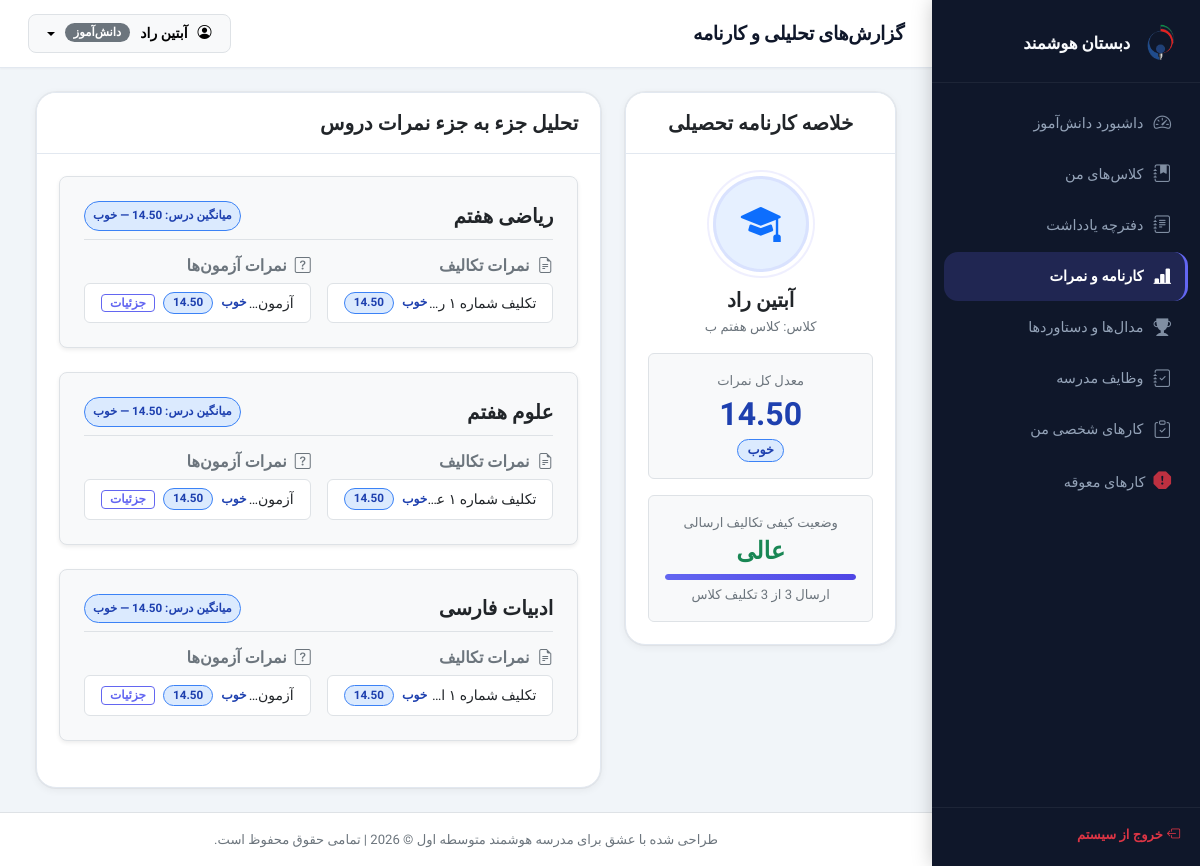
The app's page /student/analytics.php (signed in) with its own data.
### tables this page shows
CREATE TABLE `class_student` (
  `class_id` int(11) NOT NULL,
  `student_id` int(11) NOT NULL
);

CREATE TABLE `classes` (
  `id` int(11) NOT NULL,
  `class_name` varchar(100) NOT NULL,
  `grade_level` int(11) NOT NULL
);

CREATE TABLE `student_quizzes` (
  `id` int(11) NOT NULL,
  `student_id` int(11) NOT NULL,
  `quiz_id` int(11) NOT NULL,
  `start_time` timestamp NOT NULL DEFAULT current_timestamp(),
  `submit_time` datetime DEFAULT NULL,
  `score` decimal(4,2) DEFAULT NULL,
  `feedback` text DEFAULT NULL,
  `status` enum('started','completed','failed_deadline') DEFAULT 'started'
);

CREATE TABLE `class_teacher_course` (
  `id` int(11) NOT NULL,
  `class_id` int(11) NOT NULL,
  `teacher_id` int(11) NOT NULL,
  `course_id` int(11) NOT NULL
);

CREATE TABLE `courses` (
  `id` int(11) NOT NULL,
  `course_name` varchar(100) NOT NULL,
  `grade_level` int(11) NOT NULL
);

### config/helpers.php (called while the page is built, shortened)
<?php
function calculate_homework_status($rate) {
    if ($rate >= 100) {
        return 'عالی';
    } elseif ($rate >= 80) {
        return 'خوب';
    } elseif ($rate >= 60) {
        return 'متوسط';
    } else {
        return 'ضعیف';
    }
}
function get_status_class($status) {
    switch ($status) {
        case 'عالی':
        case 'excellent':
        case 'present':
        case 'open':
            return 'success';
    }
}
?>

### student/analytics.php (the view, shortened to what this page needs)
<?php
require_once '../includes/header.php';
function get_grade_info($score) {
    $score = (float)$score;
    if ($score >= 17) {
        return [
            'color' => '#065F46',
            'bg_color' => '#D1FAE5',
            'border_color' => '#10B981',
            'status' => 'عالی'
        ];
    } elseif ($score >= 14) {
        return [
            'color' => '#1E40AF',
            'bg_color' => '#DBEAFE',
            'border_color' => '#3B82F6',
            'status' => 'خوب'
        ];
    }
}
try {
    $stmtS = $pdo->prepare("SELECT s.id, s.grade_level, cs.class_id, c.class_name
        FROM students s
        LEFT JOIN class_student cs ON s.id = cs.student_id
        LEFT JOIN classes c ON cs.class_id = c.id
        WHERE s.user_id = ?");
    $stmtS->execute([$_SESSION['user_id']]);
    $student = $stmtS->fetch();
    $studentId = $student['id'];
    $classId = $student['class_id'];
    $stmtTotalHws = $pdo->prepare("SELECT COUNT(*) FROM homeworks hw
        JOIN topics t ON hw.topic_id = t.id
        JOIN class_teacher_course ctc ON t.class_teacher_course_id = ctc.id
        WHERE ctc.class_id = ?");
    $stmtTotalHws->execute([$classId]);
    $totalHomeworksCount = $stmtTotalHws->fetchColumn();
    $stmtMySubmissions = $pdo->prepare("SELECT COUNT(*) FROM homework_submissions WHERE student_id = ?");
    $stmtMySubmissions->execute([$studentId]);
    $submittedHomeworksCount = $stmtMySubmissions->fetchColumn();
    $homeworkSubmissionRate = 0;
    if ($totalHomeworksCount > 0) {
        $homeworkSubmissionRate = ($submittedHomeworksCount / $totalHomeworksCount) * 100;
    }
    $homeworkStatusQualitative = calculate_homework_status($homeworkSubmissionRate);
    $stmtCourses = $pdo->prepare("SELECT co.id as course_id, co.course_name, ctc.id as allocation_id
        FROM class_teacher_course ctc
        JOIN courses co ON ctc.course_id = co.id
        WHERE ctc.class_id = ?");
    $stmtCourses->execute([$classId]);
    $coursesList = $stmtCourses->fetchAll();
    $analyticsData = [];
    $gpaSum = 0;
    $gradedCoursesCount = 0;
    foreach ($coursesList as $course) {
        $allocId = $course['allocation_id'];
        $stmtHwGrades = $pdo->prepare("SELECT hs.grade, h.homework_title, hs.submitted_at
            FROM homework_submissions hs
            JOIN homeworks h ON hs.homework_id = h.id
            JOIN topics t ON h.topic_id = t.id
            WHERE hs.student_id = ? AND t.class_teacher_course_id = ? AND hs.status = 'graded'");
        $stmtHwGrades->execute([$studentId, $allocId]);
        $hwGrades = $stmtHwGrades->fetchAll();
        $stmtQuizGrades = $pdo->prepare("SELECT sq.score, q.id as quiz_id, q.quiz_title, q.quiz_type, sq.submit_time
            FROM student_quizzes sq
            JOIN quizzes q ON sq.quiz_id = q.id
            JOIN topics t ON q.topic_id = t.id
            WHERE sq.student_id = ? AND t.class_teacher_course_id = ? AND sq.score IS NOT NULL");
        $stmtQuizGrades->execute([$studentId, $allocId]);
        $quizGrades = $stmtQuizGrades->fetchAll();
        $gradesList = array_merge(
            array_column($hwGrades, 'grade'),
            array_column($quizGrades, 'score')
        );
        $courseAverage = 0;
        if (count($gradesList) > 0) {
            $courseAverage = array_sum($gradesList) / count($gradesList);
            $gpaSum += $courseAverage;
            $gradedCoursesCount++;
        }
        $analyticsData[] = [
            'course_name' => $course['course_name'],
            'homeworks' => $hwGrades,
            'quizzes' => $quizGrades,
            'average' => $courseAverage,
            'grades_count' => count($gradesList)
        ];
    }
    $overallGpa = $gradedCoursesCount > 0 ? ($gpaSum / $gradedCoursesCount) : 0;
} catch (PDOException $e) {
    die("خطا در بارگذاری کارنامه تحلیلی: " . $e->getMessage());
}
?>
<div class="container-fluid">
    <div class="row g-4">
        <div class="col-lg-4">
            <div class="card border-0 shadow-sm rounded-3 mb-4">
                <div class="card-header bg-white py-3 text-center border-0">
                    <h5 class="fw-bold mb-0">خلاصه کارنامه تحصیلی</h5>
                </div>
                <div class="card-body text-center">
                    <div class="profile-avatar-lg bg-primary bg-opacity-10 d-inline-flex align-items-center justify-content-center text-primary fs-1 mb-3">
                        <i class="bi bi-mortarboard-fill"></i>
                    </div>
                    <h5 class="fw-bold mb-1"><?= htmlspecialchars($_SESSION['full_name']) ?></h5>
                    <p class="text-secondary small mb-3">کلاس: <?= htmlspecialchars($student['class_name']) ?></p>
                    <?php $gpaInfo = get_grade_info($overallGpa); ?>
                    <div class="border rounded p-3 bg-light mb-3">
                        <small class="text-secondary d-block mb-1">معدل کل نمرات</small>
                        <h2 class="fw-bold mb-1" style="color: <?= $gpaInfo['color'] ?>;"><?= number_format($overallGpa, 2) ?></h2>
                        <span class="badge" style="color: <?= $gpaInfo['color'] ?>; background-color: <?= $gpaInfo['bg_color'] ?>; border: 1px solid <?= $gpaInfo['border_color'] ?>; font-weight: bold; font-size: 0.8rem;"><?= $gpaInfo['status'] ?></span>
                    </div>
                    <div class="border rounded p-3 bg-light">
                        <small class="text-secondary d-block mb-1">وضعیت کیفی تکالیف ارسالی</small>
                        <h4 class="fw-bold mb-0 text-<?= get_status_class($homeworkStatusQualitative) ?>">
                            <?= $homeworkStatusQualitative ?>
                        </h4>
                        <div class="progress mt-2" style="height: 6px;">
                            <div class="progress-bar bg-<?= get_status_class($homeworkStatusQualitative) ?>" role="progressbar" style="width: <?= $homeworkSubmissionRate ?>%;" aria-valuenow="<?= $homeworkSubmissionRate ?>" aria-valuemin="0" aria-valuemax="100"></div>
                        </div>
                        <small class="text-secondary mt-1 d-block text-xs">ارسال <?= $submittedHomeworksCount ?> از <?= $totalHomeworksCount ?> تکلیف کلاس</small>
                    </div>
                </div>
            </div>
        </div>
        <div class="col-lg-8">
            <div class="card border-0 shadow-sm rounded-3">
                <div class="card-header bg-white py-3">
                    <h5 class="fw-bold mb-0">تحلیل جزء به جزء نمرات دروس</h5>
                </div>
                <div class="card-body">
                    <?php if (empty($analyticsData)): ?>
                        <div class="text-center py-5">
                            <i class="bi bi-bar-chart-line fs-1 text-secondary mb-2"></i>
                            <p class="text-secondary mb-0">درسی یافت نشد.</p>
                        </div>
                    <?php else: foreach ($analyticsData as $data): ?>
                        <div class="border rounded-3 p-4 mb-4 bg-light shadow-sm">
                            <div class="d-flex justify-content-between align-items-center mb-3 border-bottom pb-2">
                                <h5 class="fw-bold text-dark mb-0"><?= htmlspecialchars($data['course_name']) ?></h5>
                                <div class="text-end">
                                    <?php if ($data['grades_count'] > 0):
                                        $avgInfo = get_grade_info($data['average']);
                                    ?>
                                        <span class="badge fs-7 p-2" style="color: <?= $avgInfo['color'] ?>; background-color: <?= $avgInfo['bg_color'] ?>; border: 1px solid <?= $avgInfo['border_color'] ?>; font-weight: bold;">
                                            میانگین درس: <?= number_format($data['average'], 2) ?> — <?= $avgInfo['status'] ?>
                                        </span>
                                    <?php else: ?>
                                        <span class="badge bg-secondary-subtle text-secondary border border-secondary-subtle fs-7 p-2">
                                            میانگین درس: ثبت‌نشده
                                        </span>
                                    <?php endif; ?>
                                </div>
                            </div>
                            <div class="row g-3">
                                <div class="col-md-6">
                                    <h6 class="fw-bold text-secondary mb-2"><i class="bi bi-file-earmark-text me-1"></i> نمرات تکالیف</h6>
                                    <?php if (empty($data['homeworks'])): ?>
                                        <small class="text-secondary d-block p-2 bg-white rounded border border-dashed">نمره‌ای ثبت نشده است.</small>
                                    <?php else: ?>
                                        <div class="list-group">
                                            <?php foreach ($data['homeworks'] as $hw):
                                                $hwInfo = get_grade_info($hw['grade']);
                                            ?>
                                                <div class="list-group-item bg-white d-flex justify-content-between align-items-center py-2 px-3 small border">
                                                    <span class="text-truncate" style="max-width: 140px;"><?= htmlspecialchars($hw['homework_title']) ?></span>
                                                    <span class="d-flex align-items-center gap-2">
                                                        <small class="text-xs fw-bold" style="color: <?= $hwInfo['color'] ?>;"><?= $hwInfo['status'] ?></small>
                                                        <span class="badge" style="color: <?= $hwInfo['color'] ?>; background-color: <?= $hwInfo['bg_color'] ?>; border: 1px solid <?= $hwInfo['border_color'] ?>; font-weight: bold;"><?= $hw['grade'] ?></span>
                                                    </span>
                                                </div>
                                            <?php endforeach; ?>
                                        </div>
                                    <?php endif; ?>
                                </div>
                                <div class="col-md-6">
                                    <h6 class="fw-bold text-secondary mb-2"><i class="bi bi-question-square me-1"></i> نمرات آزمون‌ها</h6>
                                    <?php if (empty($data['quizzes'])): ?>
                                        <small class="text-secondary d-block p-2 bg-white rounded border border-dashed">نمره‌ای ثبت نشده است.</small>
                                    <?php else: ?>
                                        <div class="list-group">
                                            <?php foreach ($data['quizzes'] as $qz):
                                                $qzInfo = get_grade_info($qz['score']);
                                            ?>
                                                <div class="list-group-item bg-white d-flex justify-content-between align-items-center py-2 px-3 small border">
                                                    <span class="text-truncate" style="max-width: 140px;"><?= htmlspecialchars($qz['quiz_title']) ?></span>
                                                    <span class="d-flex align-items-center gap-2">
                                                        <small class="text-xs fw-bold" style="color: <?= $qzInfo['color'] ?>;"><?= $qzInfo['status'] ?></small>
                                                        <span class="badge" style="color: <?= $qzInfo['color'] ?>; background-color: <?= $qzInfo['bg_color'] ?>; border: 1px solid <?= $qzInfo['border_color'] ?>; font-weight: bold;"><?= $qz['score'] ?></span>
                                                        <?php if ($qz['quiz_type'] === 'multiple_choice'): ?>
                                                            <a href="quiz.php?quiz_id=<?= $qz['quiz_id'] ?>&show_answers=1" class="btn btn-outline-primary btn-xs py-0 px-2 fw-bold" style="font-size: 0.75rem; border-radius: 4px;">جزئیات</a>
                                                        <?php endif; ?>
                                                    </span>
                                                </div>
                                            <?php endforeach; ?>
                                        </div>
                                    <?php endif; ?>
                                </div>
                            </div>
                        </div>
                    <?php endforeach; endif; ?>
                </div>
            </div>
        </div>
    </div>
</div>
<?php require_once '../includes/footer.php'; ?>

### records on screen
class_student: class.class_name "کلاس هفتم ب"
student_quizzes: score "خوب", score "14.50"
class_teacher_course: course.course_name "علوم هفتم", status "خوب", grade "14.50"
student_quizzes: score "خوب", score "14.50"
student_quizzes: score "خوب", score "14.50"

### other values on screen
$currentUser['full_name'] "آبتین راد"
get_role_fa($currentUser['role']) "دانش‌آموز"
$_SESSION['full_name'] "آبتین راد"
$overallGpa "14.50"
$gpaInfo['status'] "خوب"
$homeworkStatusQualitative "عالی"
$data['course_name'] "ریاضی هفتم"
$avgInfo['status'] "خوب"
$hwInfo['status'] "خوب"
$hw['grade'] "14.50"
$data['course_name'] "ادبیات فارسی"
